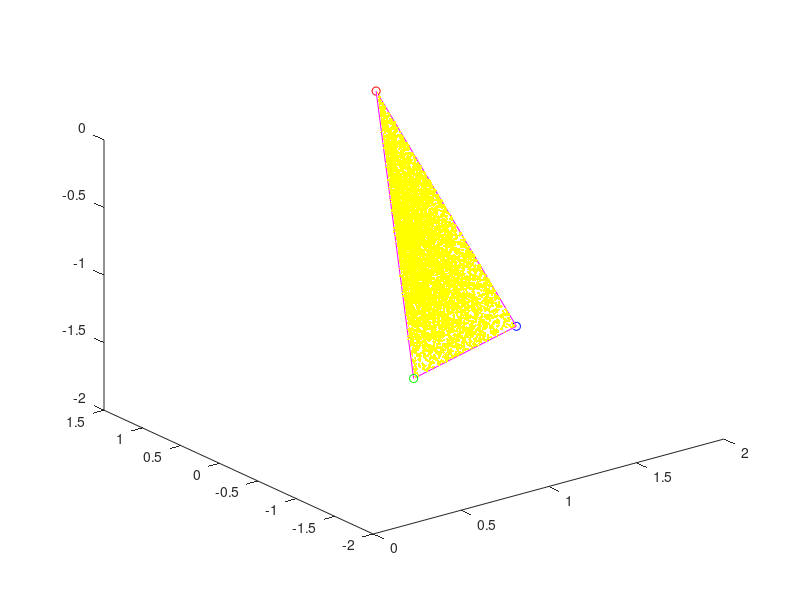

Source code (MATLAB):
 clear
 P1 = randn(3,1); P2 = randn(3,1); P3 = randn(3,1); % The triangle
 N = cross(P2-P1,P3-P1); % The normal to plane of the triangle
 n = 0; ne = 8192;
 X = zeros(ne,1); Y = zeros(ne,1); Z = zeros(ne,1);
 while n<ne
  Q1 = randn(3,1); Q2 = randn(3,1); % Generate a new line each time
  P0 = Q1 + dot(P1-Q1,N)/dot(Q2-Q1,N)*(Q2-Q1); % Get intersection
  if dot(cross(P2-P1,P0-P1),N)>=0 & ...  % Is P0 is inside triangle?
     dot(cross(P3-P2,P0-P2),N)>=0 & ...
     dot(cross(P1-P3,P0-P3),N)>=0
   n = n+1;
   X(n) = P0(1); Y(n) = P0(2); Z(n) = P0(3); % If so, store P0
  end
 end
 plot3([P1(1),P2(1),P3(1),P1(1)],[P1(2),P2(2),P3(2),P1(2)],...
       [P1(3),P2(3),P3(3),P1(3)],'m-',...
       P1(1),P1(2),P1(3),'ro',P2(1),P2(2),P2(3),'go',...
       P3(1),P3(2),P3(3),'bo',...
       X,Y,Z,'y.')